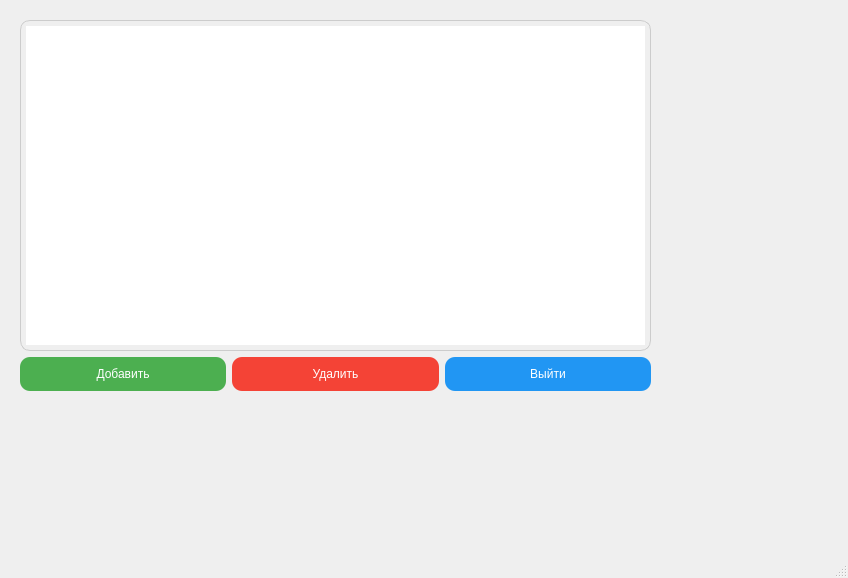
<?xml version="1.0" encoding="UTF-8"?>
<ui version="4.0">
 <class>MainWindow</class>
 <widget class="QMainWindow" name="MainWindow">
  <property name="geometry">
   <rect>
    <x>0</x>
    <y>0</y>
    <width>848</width>
    <height>578</height>
   </rect>
  </property>
  <property name="windowTitle">
   <string>MainWindow</string>
  </property>
  <widget class="QWidget" name="centralwidget">
   <widget class="QWidget" name="centralwidget_2">
    <property name="geometry">
     <rect>
      <x>20</x>
      <y>20</y>
      <width>631</width>
      <height>371</height>
     </rect>
    </property>
    <layout class="QGridLayout" name="gridLayout">
     <item row="1" column="2">
      <widget class="QPushButton" name="exit_button">
       <property name="styleSheet">
        <string>
        background-color: #2196F3;
        color: white;
        border: none;
        border-radius: 10px;
        padding: 10px;
       </string>
       </property>
       <property name="text">
        <string>Выйти</string>
       </property>
       <property name="icon">
        <iconset>
         <normaloff>exit_icon.png</normaloff>exit_icon.png</iconset>
       </property>
      </widget>
     </item>
     <item row="1" column="1">
      <widget class="QPushButton" name="delete_button">
       <property name="styleSheet">
        <string>
        background-color: #F44336;
        color: white;
        border: none;
        border-radius: 10px;
        padding: 10px;
       </string>
       </property>
       <property name="text">
        <string>Удалить</string>
       </property>
       <property name="icon">
        <iconset>
         <normaloff>delete_icon.png</normaloff>delete_icon.png</iconset>
       </property>
      </widget>
     </item>
     <item row="0" column="0" colspan="3">
      <widget class="QTableView" name="tableView">
       <property name="styleSheet">
        <string>
        border: 1px solid #ccc;
        border-radius: 10px;
        padding: 5px;
       </string>
       </property>
      </widget>
     </item>
     <item row="1" column="0">
      <widget class="QPushButton" name="add_button">
       <property name="styleSheet">
        <string>
        background-color: #4CAF50;
        color: white;
        border: none;
        border-radius: 10px;
        padding: 10px;
       </string>
       </property>
       <property name="text">
        <string>Добавить</string>
       </property>
      </widget>
     </item>
    </layout>
   </widget>
  </widget>
  <widget class="QMenuBar" name="menuBar">
   <property name="geometry">
    <rect>
     <x>0</x>
     <y>0</y>
     <width>848</width>
     <height>21</height>
    </rect>
   </property>
  </widget>
  <widget class="QStatusBar" name="statusBar"/>
 </widget>
 <resources/>
 <connections/>
</ui>
